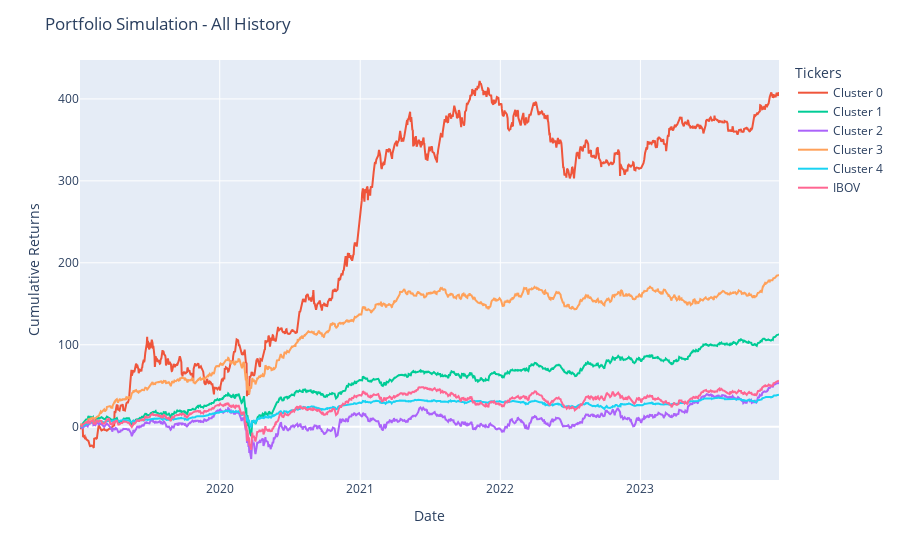

The notebook cell this image was saved under:
### Code cell
fig = px.line()

for i, returns in enumerate(returns_by_cluster):
    fig.add_scatter(x=returns.index, y=returns.cumsum()*100, mode='lines', name=f'Cluster {i}')

fig.add_scatter(x=benchmark.index, y=benchmark.cumsum()*100, mode='lines', name='IBOV')
    
fig.update_layout(title='Portfolio Simulation - All History',
                      xaxis_title='Date',
                      yaxis_title='Cumulative Returns',
                      legend_title='Tickers')

fig.show()

### Figure 1 — Plotly figure (JSON) as saved in the notebook; plotly's stock layout.template omitted (floating-point values rounded to 4 significant figures; data arrays with more than 128 entries replaced by an {"elided": "..."} marker saying what was removed)
{"data": [{"hovertemplate": "<extra></extra>", "legendgroup": "", "line": {"color": "#636efa", "dash": "solid"}, "marker": {"symbol": "circle"}, "mode": "lines", "name": "", "orientation": "v", "showlegend": false, "xaxis": "x", "yaxis": "y", "type": "scatter"}, {"mode": "lines", "name": "Cluster 0", "x": {"elided": "1195 str values"}, "y": {"elided": "1195 float values"}, "type": "scatter"}, {"mode": "lines", "name": "Cluster 1", "x": {"elided": "1195 str values"}, "y": {"elided": "1195 float values"}, "type": "scatter"}, {"mode": "lines", "name": "Cluster 2", "x": {"elided": "1195 str values"}, "y": {"elided": "1195 float values"}, "type": "scatter"}, {"mode": "lines", "name": "Cluster 3", "x": {"elided": "1195 str values"}, "y": {"elided": "1195 float values"}, "type": "scatter"}, {"mode": "lines", "name": "Cluster 4", "x": {"elided": "1195 str values"}, "y": {"elided": "1195 float values"}, "type": "scatter"}, {"mode": "lines", "name": "IBOV", "x": {"elided": "1241 str values"}, "y": {"elided": "1241 float values"}, "type": "scatter"}], "layout": {"xaxis": {"anchor": "y", "domain": [0.0, 1.0], "title": {"text": "Date"}}, "yaxis": {"anchor": "x", "domain": [0.0, 1.0], "title": {"text": "Cumulative Returns"}}, "legend": {"tracegroupgap": 0, "title": {"text": "Tickers"}}, "margin": {"t": 60}, "title": {"text": "Portfolio Simulation - All History"}}}
